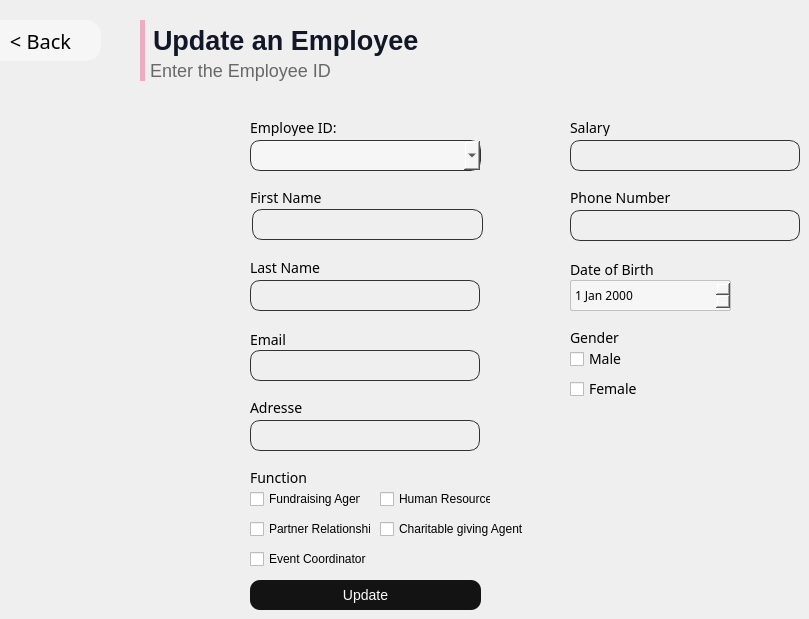
      <widget class="QWidget" name="page_7">
       <widget class="QLabel" name="label_41">
        <property name="geometry">
         <rect>
          <x>140</x>
          <y>20</y>
          <width>371</width>
          <height>41</height>
         </rect>
        </property>
        <property name="styleSheet">
         <string notr="true">font-family: 'Poppins';
font-style: normal;
background:rgba(0,0,0,0);
font-weight: 600;
font-size: 27px;
color: rgb(18,23,40);
border-left: 5px solid rgb(237,172,195);
padding-left: 1px;

</string>
        </property>
        <property name="text">
         <string>Update an Employee</string>
        </property>
       </widget>
       <widget class="QLabel" name="label_43">
        <property name="geometry">
         <rect>
          <x>140</x>
          <y>60</y>
          <width>411</width>
          <height>21</height>
         </rect>
        </property>
        <property name="styleSheet">
         <string notr="true">font-family: 'Poppins';
font-style: normal;
background:rgba(0,0,0,0);
font-weight: 275;
font-size: 18px;
color: rgb(104,104,104);
border-left: 5px solid rgb(237,172,195);
padding-left: 1px;

</string>
        </property>
        <property name="text">
         <string>Enter the Employee ID</string>
        </property>
       </widget>
       <widget class="QPushButton" name="back1_btn_7">
        <property name="geometry">
         <rect>
          <x>-20</x>
          <y>20</y>
          <width>121</width>
          <height>41</height>
         </rect>
        </property>
        <property name="font">
         <font>
          <family>Poppins</family>
          <pointsize>15</pointsize>
          <weight>34</weight>
          <italic>false</italic>
          <bold>false</bold>
         </font>
        </property>
        <property name="cursor">
         <cursorShape>PointingHandCursor</cursorShape>
        </property>
        <property name="styleSheet">
         <string notr="true">QPushButton{
background-color:rgb(246, 246, 246);
border:0;
color:black;
	font: 75 15pt &quot;Poppins&quot;;
font-weight:275;
border-radius:15px;
}</string>
        </property>
        <property name="text">
         <string>&lt; Back</string>
        </property>
       </widget>
       <widget class="QComboBox" name="comboBox_2">
        <property name="geometry">
         <rect>
          <x>250</x>
          <y>140</y>
          <width>231</width>
          <height>31</height>
         </rect>
        </property>
        <property name="styleSheet">
         <string notr="true">background-color: rgb(246,246,246); border-radius: 10px; 

border: 1px solid rgb(50,50,50);</string>
        </property>
       </widget>
       <widget class="QLabel" name="label_19">
        <property name="geometry">
         <rect>
          <x>250</x>
          <y>400</y>
          <width>71</width>
          <height>16</height>
         </rect>
        </property>
        <property name="styleSheet">
         <string notr="true">font-family:Poppins;
font-weight:400;
font-size:14px;</string>
        </property>
        <property name="text">
         <string>Adresse</string>
        </property>
       </widget>
       <widget class="QLabel" name="label_23">
        <property name="geometry">
         <rect>
          <x>250</x>
          <y>260</y>
          <width>91</width>
          <height>16</height>
         </rect>
        </property>
        <property name="styleSheet">
         <string notr="true">font-family:Poppins;
font-weight:400;
font-size:14px;</string>
        </property>
        <property name="text">
         <string>Last Name</string>
        </property>
       </widget>
       <widget class="QLabel" name="label_44">
        <property name="geometry">
         <rect>
          <x>570</x>
          <y>260</y>
          <width>101</width>
          <height>20</height>
         </rect>
        </property>
        <property name="styleSheet">
         <string notr="true">font-family:Poppins;
font-weight:400;
font-size:14px;</string>
        </property>
        <property name="text">
         <string>Date of Birth</string>
        </property>
       </widget>
       <widget class="QLabel" name="label_45">
        <property name="geometry">
         <rect>
          <x>570</x>
          <y>190</y>
          <width>131</width>
          <height>16</height>
         </rect>
        </property>
        <property name="styleSheet">
         <string notr="true">font-family:Poppins;
font-weight:400;
font-size:14px;</string>
        </property>
        <property name="text">
         <string>Phone Number</string>
        </property>
       </widget>
       <widget class="QLabel" name="label_46">
        <property name="geometry">
         <rect>
          <x>570</x>
          <y>330</y>
          <width>61</width>
          <height>16</height>
         </rect>
        </property>
        <property name="styleSheet">
         <string notr="true">font-family:Poppins;
font-weight:400;
font-size:14px;</string>
        </property>
        <property name="text">
         <string>Gender</string>
        </property>
       </widget>
       <widget class="QLabel" name="label_47">
        <property name="geometry">
         <rect>
          <x>250</x>
          <y>190</y>
          <width>91</width>
          <height>16</height>
         </rect>
        </property>
        <property name="styleSheet">
         <string notr="true">font-family:Poppins;
font-weight:400;
font-size:14px;</string>
        </property>
        <property name="text">
         <string>First Name</string>
        </property>
       </widget>
       <widget class="QLabel" name="label_48">
        <property name="geometry">
         <rect>
          <x>250</x>
          <y>330</y>
          <width>47</width>
          <height>20</height>
         </rect>
        </property>
        <property name="styleSheet">
         <string notr="true">font-family:Poppins;
font-weight:400;
font-size:14px;</string>
        </property>
        <property name="text">
         <string>Email</string>
        </property>
       </widget>
       <widget class="QLabel" name="label_49">
        <property name="geometry">
         <rect>
          <x>570</x>
          <y>120</y>
          <width>61</width>
          <height>16</height>
         </rect>
        </property>
        <property name="styleSheet">
         <string notr="true">font-family:Poppins;
font-weight:400;
font-size:14px;</string>
        </property>
        <property name="text">
         <string>Salary</string>
        </property>
       </widget>
       <widget class="QLabel" name="label_50">
        <property name="geometry">
         <rect>
          <x>250</x>
          <y>470</y>
          <width>71</width>
          <height>16</height>
         </rect>
        </property>
        <property name="styleSheet">
         <string notr="true">font-family:Poppins;
font-weight:400;
font-size:14px;</string>
        </property>
        <property name="text">
         <string>Function</string>
        </property>
       </widget>
       <widget class="QLineEdit" name="lineEdit_updatelastname">
        <property name="geometry">
         <rect>
          <x>250</x>
          <y>280</y>
          <width>230</width>
          <height>31</height>
         </rect>
        </property>
        <property name="styleSheet">
         <string notr="true">background-color: white; border-radius: 10px; 
background:rgba(0,0,0,0);
border: 1px solid rgb(50,50,50);
padding-left:5px;</string>
        </property>
       </widget>
       <widget class="QLineEdit" name="lineEdit_updateemail">
        <property name="geometry">
         <rect>
          <x>250</x>
          <y>350</y>
          <width>230</width>
          <height>31</height>
         </rect>
        </property>
        <property name="styleSheet">
         <string notr="true">background-color: white; border-radius: 10px; 
background:rgba(0,0,0,0);
border: 1px solid rgb(50,50,50);
padding-left:5px;</string>
        </property>
       </widget>
       <widget class="QLineEdit" name="lineEdit_updateadresse">
        <property name="geometry">
         <rect>
          <x>250</x>
          <y>420</y>
          <width>230</width>
          <height>31</height>
         </rect>
        </property>
        <property name="styleSheet">
         <string notr="true">background-color: white; border-radius: 10px; 
background:rgba(0,0,0,0);
border: 1px solid rgb(50,50,50);
padding-left:5px;</string>
        </property>
       </widget>
       <widget class="QLineEdit" name="lineEdit_updatesalaire">
        <property name="geometry">
         <rect>
          <x>570</x>
          <y>140</y>
          <width>230</width>
          <height>31</height>
         </rect>
        </property>
        <property name="styleSheet">
         <string notr="true">background-color: white; border-radius: 10px; 
background:rgba(0,0,0,0);
border: 1px solid rgb(50,50,50);
padding-left:5px;</string>
        </property>
       </widget>
       <widget class="QLineEdit" name="lineEdit_updatephone">
        <property name="geometry">
         <rect>
          <x>570</x>
          <y>210</y>
          <width>230</width>
          <height>31</height>
         </rect>
        </property>
        <property name="styleSheet">
         <string notr="true">background-color: white; border-radius: 10px; 
background:rgba(0,0,0,0);
border: 1px solid rgb(50,50,50);
padding-left:5px;</string>
        </property>
       </widget>
       <widget class="QLabel" name="label_51">
        <property name="geometry">
         <rect>
          <x>250</x>
          <y>120</y>
          <width>91</width>
          <height>16</height>
         </rect>
        </property>
        <property name="styleSheet">
         <string notr="true">font-family:Poppins;
font-weight:400;
font-size:14px;</string>
        </property>
        <property name="text">
         <string>Employee ID:</string>
        </property>
       </widget>
       <widget class="QCheckBox" name="checkBox_F_2">
        <property name="geometry">
         <rect>
          <x>570</x>
          <y>380</y>
          <width>81</width>
          <height>18</height>
         </rect>
        </property>
        <property name="styleSheet">
         <string notr="true">font-family:Poppins;
font-weight:400;
font-size:14px;</string>
        </property>
        <property name="text">
         <string>Female</string>
        </property>
       </widget>
       <widget class="QCheckBox" name="checkBox_H_2">
        <property name="geometry">
         <rect>
          <x>570</x>
          <y>350</y>
          <width>81</width>
          <height>18</height>
         </rect>
        </property>
        <property name="styleSheet">
         <string notr="true">font-family:Poppins;
font-weight:400;
font-size:14px;</string>
        </property>
        <property name="text">
         <string>Male</string>
        </property>
       </widget>
       <widget class="QDateEdit" name="dateEdit_lineEdit_updatedate">
        <property name="geometry">
         <rect>
          <x>570</x>
          <y>280</y>
          <width>161</width>
          <height>31</height>
         </rect>
        </property>
        <property name="styleSheet">
         <string notr="true">QDateEdit {
background-color: rgb(246,246,246);
    border: 1px solid #c1c1c1;
    padding: 2px;
    border-radius: 2px;
    font-size: 12px;
    font-family: poppins;
}

QDateEdit::drop-down {
    width: 25px;
}

QDateEdit::down-arrow {
    width: 10px;
    height: 10px;
}
</string>
        </property>
       </widget>
       <widget class="QLineEdit" name="lineEdit_updatefirstname">
        <property name="geometry">
         <rect>
          <x>252</x>
          <y>209</y>
          <width>231</width>
          <height>31</height>
         </rect>
        </property>
        <property name="styleSheet">
         <string notr="true">background-color: white; border-radius: 10px; 
background:rgba(0,0,0,0);
border: 1px solid rgb(50,50,50);
padding-left:5px;</string>
        </property>
       </widget>
       <widget class="QPushButton" name="update_em_button">
        <property name="geometry">
         <rect>
          <x>250</x>
          <y>580</y>
          <width>231</width>
          <height>30</height>
         </rect>
        </property>
        <property name="cursor">
         <cursorShape>PointingHandCursor</cursorShape>
        </property>
        <property name="styleSheet">
         <string notr="true">QPushButton{
border-radius: 10px; 
font-family: 'Poppins';
font-style: normal;
font-weight: 400;
font-size: 14px;
background:rgb(19,19,19);
color:white;
}
QPushButton:hover{
background:rgb(129, 129, 129);
}

</string>
        </property>
        <property name="text">
         <string>Update</string>
        </property>
       </widget>
       <widget class="QCheckBox" name="checkBox_human_2">
        <property name="geometry">
         <rect>
          <x>380</x>
          <y>490</y>
          <width>111</width>
          <height>18</height>
         </rect>
        </property>
        <property name="text">
         <string>Human Resources</string>
        </property>
       </widget>
       <widget class="QCheckBox" name="checkBox_event_2">
        <property name="geometry">
         <rect>
          <x>250</x>
          <y>550</y>
          <width>121</width>
          <height>18</height>
         </rect>
        </property>
        <property name="text">
         <string>Event Coordinator</string>
        </property>
       </widget>
       <widget class="QCheckBox" name="checkBox_charity_2">
        <property name="geometry">
         <rect>
          <x>380</x>
          <y>520</y>
          <width>151</width>
          <height>18</height>
         </rect>
        </property>
        <property name="text">
         <string>Charitable giving Agent</string>
        </property>
       </widget>
       <widget class="QCheckBox" name="checkBox_part_2">
        <property name="geometry">
         <rect>
          <x>250</x>
          <y>520</y>
          <width>121</width>
          <height>18</height>
         </rect>
        </property>
        <property name="text">
         <string>Partner Relationship</string>
        </property>
       </widget>
       <widget class="QCheckBox" name="checkBox_fund_2">
        <property name="geometry">
         <rect>
          <x>250</x>
          <y>490</y>
          <width>111</width>
          <height>18</height>
         </rect>
        </property>
        <property name="text">
         <string>Fundraising Agent</string>
        </property>
       </widget>
      </widget>
